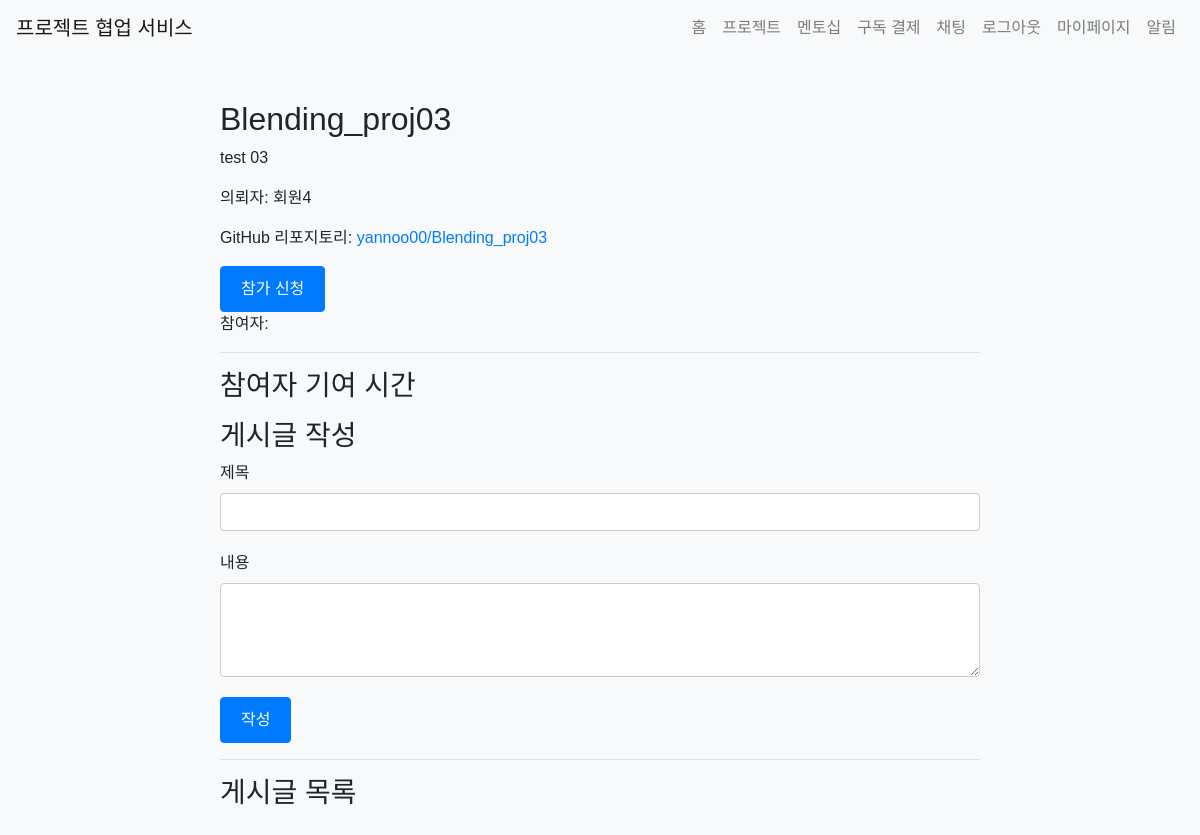
Page /project/detail/7 (signed in) on the earlier database version.
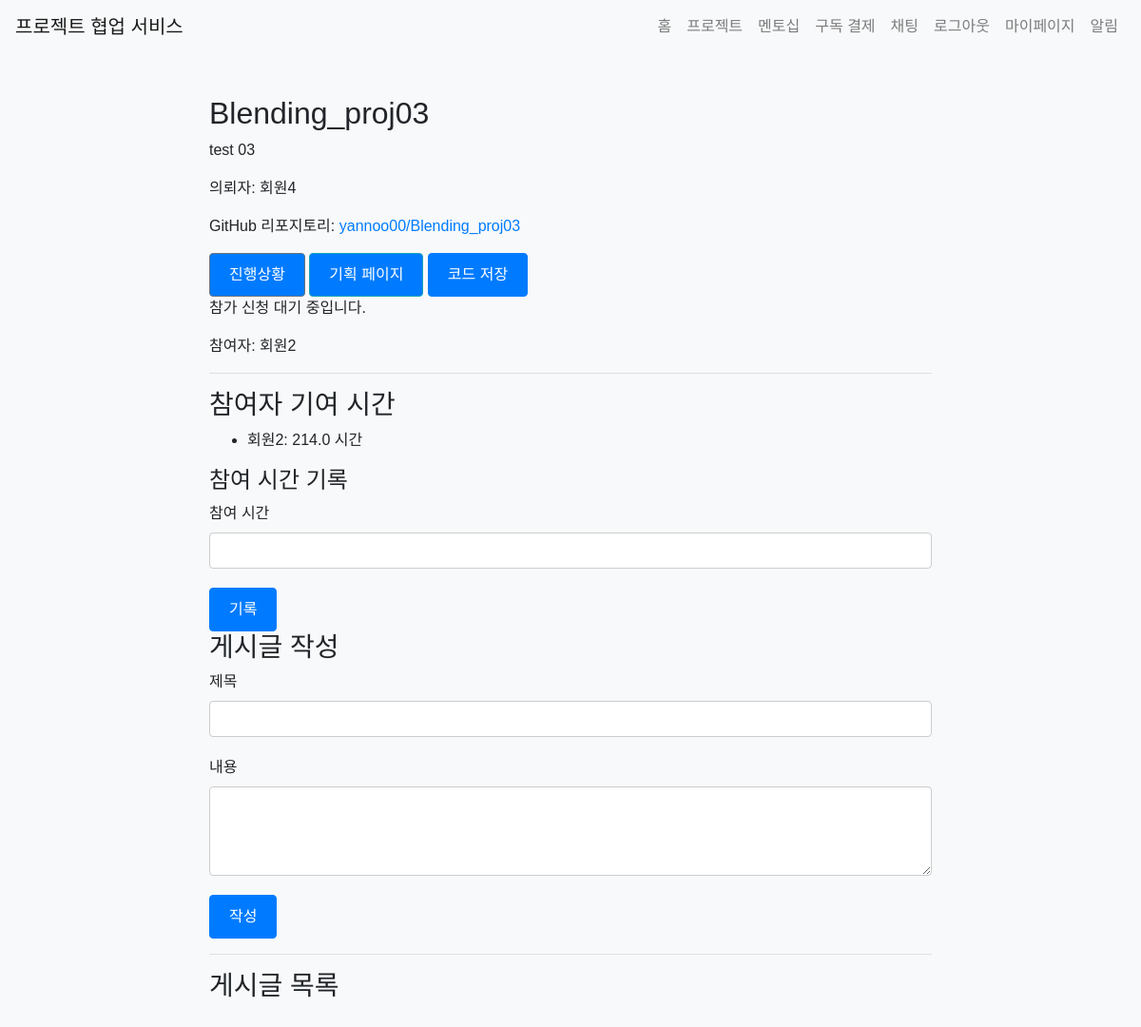
Same page on the later database version.
### app/models.py (models this page shows)
class Project(db.Model):
    id = db.Column(db.Integer, primary_key=True)
    title = db.Column(db.String(100), nullable=False)
    description = db.Column(db.Text, nullable=False)
    start_date = db.Column(db.Date, nullable=False)
    end_date = db.Column(db.Date, nullable=False)
    created_at = db.Column(db.DateTime, default=datetime.utcnow)
    client_id = db.Column(db.Integer, db.ForeignKey('user.id'), nullable=False)
    client = db.relationship('User', back_populates='created_projects')
    completed = db.Column(db.Boolean, default=False)
    participants = db.relationship('User', secondary='project_participant', back_populates='projects', overlaps="project_participants")
    project_participants = db.relationship('ProjectParticipant', back_populates='project', lazy=True, overlaps="participants,projects")
    overview = db.Column(db.Text)
    requirements = db.Column(db.Text)
    flowchart = db.Column(db.Text)
    timeline = db.Column(db.Text)
    github_repo = db.Column(db.String(200))

class User(UserMixin, db.Model):
    id = db.Column(db.Integer, primary_key=True)
    name = db.Column(db.String(100), nullable=False)
    email = db.Column(db.String(120), unique=True, nullable=False)
    password = db.Column(db.String(255), nullable=False)
    bio = db.Column(db.Text)
    chat_rooms = db.relationship('ChatRoom', secondary='chat_room_participant', back_populates='participants', overlaps="chat_room_participants", viewonly = True)
    chat_room_participants = db.relationship('ChatRoomParticipant', back_populates='user', overlaps="chat_rooms,participants")
    notifications = db.relationship('Notification', back_populates='user', lazy=True)
    projects = db.relationship('Project', secondary='project_participant', back_populates='participants', overlaps="project_participants")
    subscription = db.relationship('Subscription', back_populates='subscriber', uselist=False)
    created_projects = db.relationship('Project', back_populates='client', lazy=True, foreign_keys='Project.client_id')
    mentees = db.relationship('User',
                              secondary=mentorship_mentor,
                              primaryjoin=(mentorship_mentor.c.mentor_id == id),
                              secondaryjoin=(mentorship_mentor.c.mentee_id == id),
                              backref=db.backref('mentors', lazy='dynamic'),
                              lazy='dynamic')
    pending_mentees = db.relationship('User',
                                    secondary=mentorship_mentee,
                                    primaryjoin=(mentorship_mentee.c.mentor_id == id),
                                    secondaryjoin=(mentorship_mentee.c.mentee_id == id),
                                    backref=db.backref('pending_mentors', lazy='dynamic'),
                                    lazy='dynamic')
    project_participants = db.relationship('ProjectParticipant', back_populates='user', lazy=True, overlaps="projects")

class ProjectParticipant(db.Model):
    id = db.Column(db.Integer, primary_key=True)
    user_id = db.Column(db.Integer, db.ForeignKey('user.id'), nullable=False)
    project_id = db.Column(db.Integer, db.ForeignKey('project.id'), nullable=False)
    hours_contributed = db.Column(db.Float, default=0.0)
    accepted = db.Column(db.Boolean, default=False)  # 새로 추가된 필드
    user = db.relationship('User', back_populates='project_participants', overlaps="participants,projects")
    project = db.relationship('Project', back_populates='project_participants', overlaps="participants,projects")

### app/views/project.py (the view)
@bp.route('/detail/<int:project_id>')
@login_required
def detail(project_id):
    project = Project.query.get_or_404(project_id)
    post_form = PostForm()
    comment_form = CommentForm()
    contribution_form = ContributionForm()
    accept_form = AcceptParticipantForm()
    participate_form = ParticipateForm()
    return render_template('project/detail.html', project=project, post_form=post_form, comment_form=comment_form, contribution_form = contribution_form, accept_form = accept_form, form=participate_form)

### app/forms.py
class PostForm(FlaskForm):
    title = StringField('제목', validators=[DataRequired()])
    content = TextAreaField('내용', validators=[DataRequired()])
    submit = SubmitField('작성')

class CommentForm(FlaskForm):
    content = TextAreaField('댓글', validators=[DataRequired()])
    submit = SubmitField('작성')

### app/__init__.py (called while the page is built)
@login_manager.user_loader
def load_user(user_id):
    if user_id is not None:
        return User.query.get(int(user_id))
    return None

### app/templates/project/detail.html (shortened to what this page needs)
{% extends 'base.html' %}
{% block content %}
<h2>{{ project.title }}</h2>
<p>{{ project.description }}</p>
<p>의뢰자: {{ project.client.name }}</p>
{% if project.github_repo %}
<p>GitHub 리포지토리: <a href="https://github.com/{{ project.github_repo }}" target="_blank">{{ project.github_repo }}</a></p>
{% endif %}
{% if current_user in project.participants or current_user == project.client %}
<a href="{{ url_for('project.progress', project_id=project.id) }}" class="btn btn-secondary">진행상황</a>
<a href="{{ url_for('project.plan', project_id=project.id) }}" class="btn btn-info">기획 페이지</a>
<a href="{{ url_for('project.save_code', project_id=project.id) }}" class="btn btn-primary">코드 저장</a>
{% endif %}
{% if current_user != project.client %}
  {% if not project.completed %}
    {% set participant = project.project_participants|selectattr('user', 'equalto', current_user)|first %}
    {% if not participant %}
    <form action="{{ url_for('project.participate', project_id=project.id) }}" method="post">
      {{ form.submit(class="btn btn-primary") }}
    </form>
  {% elif not participant.accepted %}
    <p>참가 신청 대기 중입니다.</p>
  {% endif %}
  {% endif %}
{% endif %}
<p>참여자:
{% for participant in project.participants %}
    {{ participant.name }}{% if not loop.last %}, {% endif %}
{% endfor %}
</p>
<hr>
<h3>참여자 기여 시간</h3>
<ul>
  {% for participant in project.project_participants %}
    <li>{{ participant.user.name }}: {{ participant.hours_contributed }} 시간</li>
  {% endfor %}
</ul>
{% if current_user in project.participants %}
  <h4>참여 시간 기록</h4>
  <form action="{{ url_for('project.contribute', project_id=project.id) }}" method="post">
    <div class="form-group">
      {{ contribution_form.hours.label }}
      {{ contribution_form.hours(class="form-control") }}
    </div>
    {{ contribution_form.submit(class="btn btn-primary") }}
  </form>
{% endif %}
<h3>게시글 작성</h3>
<form action="{{ url_for('project.create_post', project_id=project.id) }}" method="post">
    <div class="form-group">
        {{ post_form.title.label }}
        {{ post_form.title(class="form-control") }}
    </div>
    <div class="form-group">
        {{ post_form.content.label }}
        {{ post_form.content(class="form-control", rows="3") }}
    </div>
    {{ post_form.submit(class="btn btn-primary") }}
</form>
<hr>
<h3>게시글 목록</h3>
{% endblock %}

### app/templates/base.html (shortened to what this page needs)
<!DOCTYPE html>
<html lang="ko">
<head>
    <link rel="stylesheet" href="https://maxcdn.bootstrapcdn.com/bootstrap/4.5.2/css/bootstrap.min.css">
    <link rel="stylesheet" href="{{ url_for('static', filename='css/style.css') }}">
</head>
<body>
    <nav class="navbar navbar-expand-lg navbar-light bg-light">
        <a class="navbar-brand" href="/">프로젝트 협업 서비스</a>
        <div class="collapse navbar-collapse" id="navbarNav">
            <ul class="navbar-nav ml-auto">
                <li class="nav-item">
                    <a class="nav-link" href="{{ url_for('main.index') }}">홈</a>
                </li>
                <li class="nav-item">
                    <a class="nav-link" href="{{ url_for('project.list_projects') }}">프로젝트</a>
                </li>
                {% if current_user.is_authenticated %}
                <li class="nav-item">
                    <a class="nav-link" href="{{ url_for('mentorship.index') }}">멘토십</a>
                </li>
                <li class="nav-item">
                    <a class="nav-link" href="{{ url_for('payments.subscribe') }}">구독 결제</a>
                </li>
                <li class="nav-item">
                    <a class="nav-link" href="{{ url_for('chat.chat_list') }}">채팅</a>
                </li>
                <li class="nav-item">
                    <a class="nav-link" href="{{ url_for('auth.logout') }}">로그아웃</a>
                </li>
                <li class="nav-item">
                    <a class="nav-link" href="{{ url_for('mypage.index') }}">마이페이지</a>
                </li>
                <li class="nav-item">
                    <a class="nav-link" href="{{ url_for('notification.index') }}">
                        알림
                    </a>
                </li>
                {% endif %}
            </ul>
        </div>
    </nav>
    <div class="container mt-4">
        {% block content %}{% endblock %}
    </div>
</body>
</html>

### app/static/css/style.css (style rules this page uses)
.btn-primary { background-color: #007bff; border-color: #007bff; }
body { font-family: Arial, sans-serif; background-color: #f8f9fa; margin: 0; padding: 0; }
.container { max-width: 800px; margin: 0 auto; padding: 20px; }
.form-group { margin-bottom: 20px; }
.form-control { width: 100%; padding: 10px; border: 1px solid #ccc; border-radius: 4px; }
.btn { display: inline-block; padding: 10px 20px; background-color: #007bff; color: #fff; text-decoration: none; border-radius: 4px; cursor: pointer; }
.btn-primary { background-color: #007bff; }

Differences in the rows shown:
now on this page (row unchanged): User: name "회원2"
added ProjectParticipant: user.name "회원2", hours_contributed "214.0"
Other differences:
{{ contribution_form.hours.label }}: (not shown) → "참여 시간"
form field submit: (not shown) → "기록"
form field submit: "참가 신청" → (not shown)
text now shown: "진행상황 기획 페이지 코드 저장 참가 신청 대기 중입니다. 참여 시간 기록"
